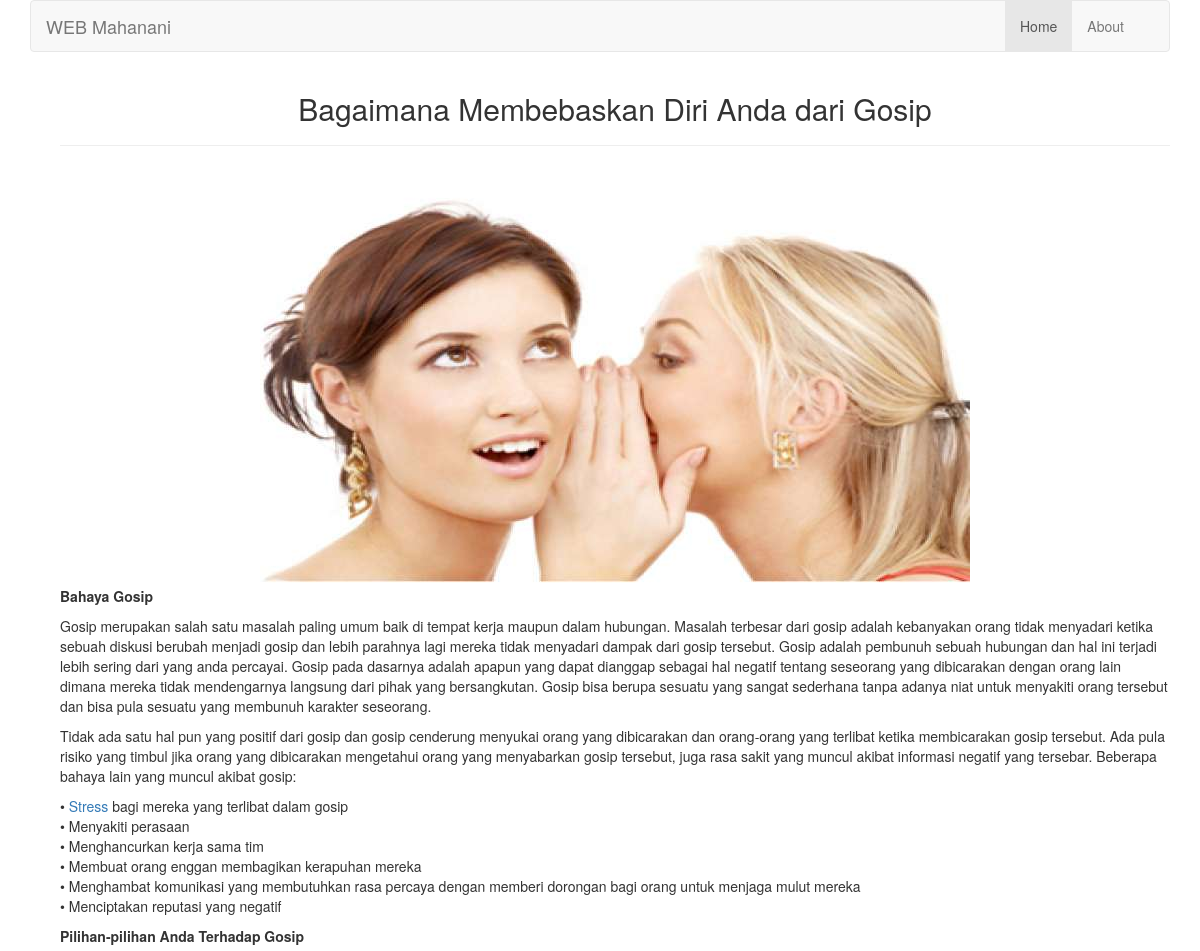
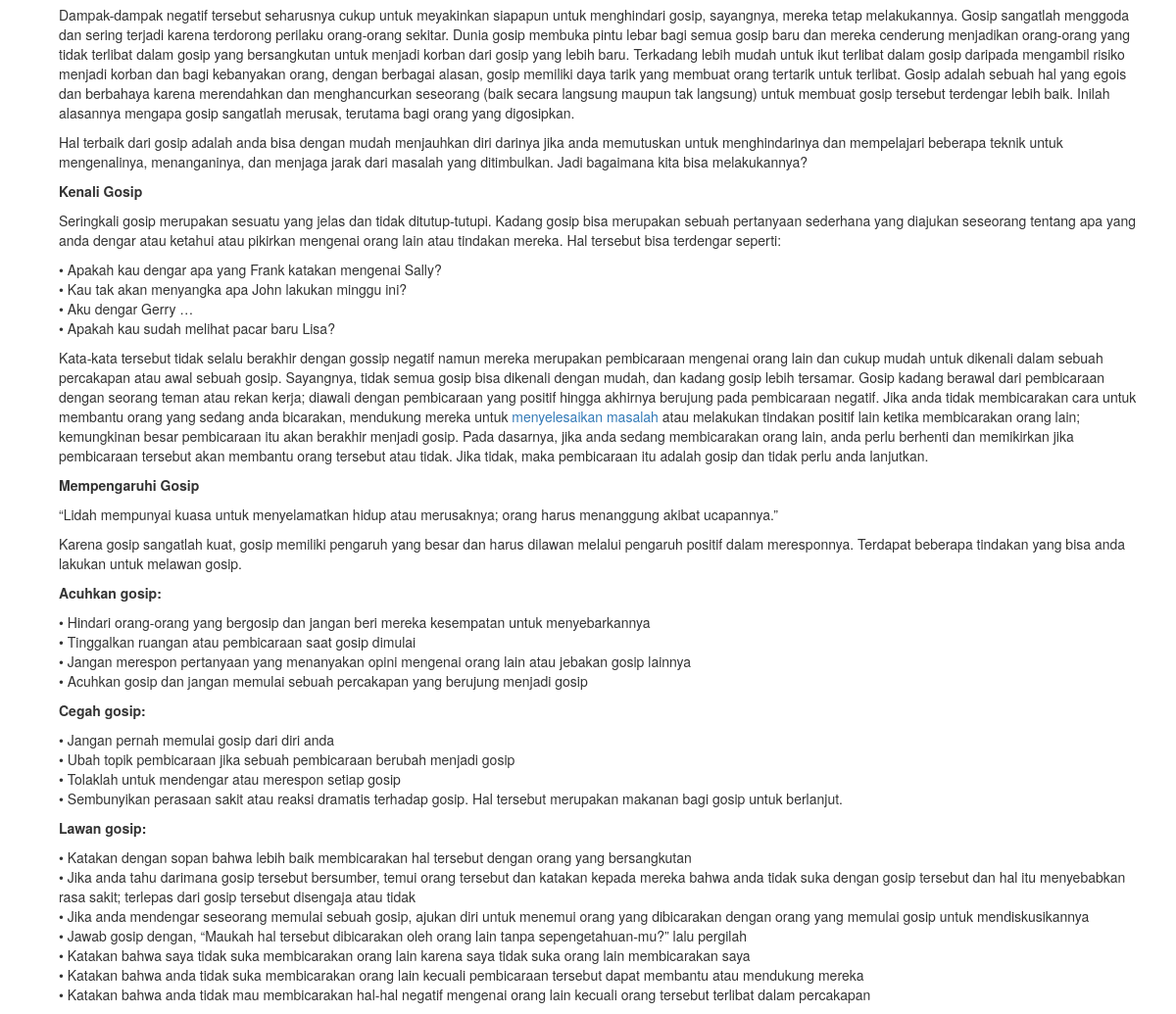
Page /open/view/4 on the committed database (2 pictures, top to bottom).
### tables this page shows
CREATE TABLE `tbl_berita` (
  `berita_id` int(11) NOT NULL,
  `berita_judul` varchar(150) DEFAULT NULL,
  `berita_isi` text,
  `berita_image` varchar(40) DEFAULT NULL,
  `berita_tanggal` timestamp NULL DEFAULT CURRENT_TIMESTAMP
);

### application/controllers/open.php (called while the page is built, shortened)
<?php
class open extends CI_Controller {
	function __construct(){
		$this->load->model('m_berita');
	}
	function view(){
		$kode=$this->uri->segment(3);
		$x['data']=$this->m_berita->get_berita_by_kode($kode);
		$this->load->view('V_news',$x);
	}
}

### index.php (called while the page is built, shortened)
<?php
require_once BASEPATH.'core/CodeIgniter.php';

### application/models/M_berita.php (called while the page is built, shortened)
<?php
class M_berita extends CI_Model{
	function get_berita_by_kode($kode){
		$hsl=$this->db->query("SELECT * FROM tbl_berita WHERE berita_id='$kode'");
		return $hsl;
	}
}

### application/views/V_news.php (the view, shortened to what this page needs)
<?php
	$b=$data->row_array();
?>
<!DOCTYPE html>
<html>
<head>
	<link rel="stylesheet" type="text/css" href="<?php echo base_url().'assets/css/bootstrap.css'?>">
</head>
<body>
<div class="container">
			<div class="row">
<div class="col-xs-12 col-sm-12 col-md-12 col-lg-12">
<nav class="navbar navbar-default" role="navigation">
						<div class="container-fluid">
							<div class="navbar-header">
								<a class="navbar-brand" href="#">WEB Mahanani</a>
							</div>
							<div class="collapse navbar-collapse navbar-ex1-collapse">
								<ul class="nav navbar-nav pull-right">
									<li class="active"> <a href="http://localhost/ci3/open/lists">Home</a></li>
									<li> <a href="http://localhost/ci3/open/About">About</a></li>
							</div>
						</div>
					</nav>
	<div class="container">
		<div class="col-xs-12 col-sm-12 col-md-12 col-lg-12">
			<center><h2><?php echo $b['berita_judul'];?></h2><hr/>
			<img src="<?php echo base_url().'assets/images/'.$b['berita_image'];?>"></center>
			<?php echo $b['berita_isi'];?>
		</div>
	</div>
	</div>
	</div>
	</div>
</body>
</html>

### rows in the picture
tbl_berita: berita_judul "Bagaimana Membebaskan Diri Anda dari Gosip", berita_image (picture), berita_isi "Bahaya Gosip Gosip merupakan salah satu masalah paling umum baik di tempat kerja maupun dalam hubungan. Masalah terbesar dari gosip adalah kebanyakan orang tidak menyadari ketika sebuah diskusi berubah menjadi gosip dan lebih parahnya lagi mereka tidak menyadari dampak dari gosip tersebut. Gosip adalah pembunuh sebuah hubungan dan hal ini terjadi lebih sering dari yang anda percayai. Gosip pada dasarnya adalah apapun yang dapat dianggap sebagai hal negatif tentang seseorang yang dibicarakan dengan orang lain dimana mereka tidak mendengarnya langsung dari pihak yang bersangkutan. Gosip bisa berupa sesuatu yang sangat sederhana tanpa adanya niat untuk menyakiti orang tersebut dan bisa pula…"
